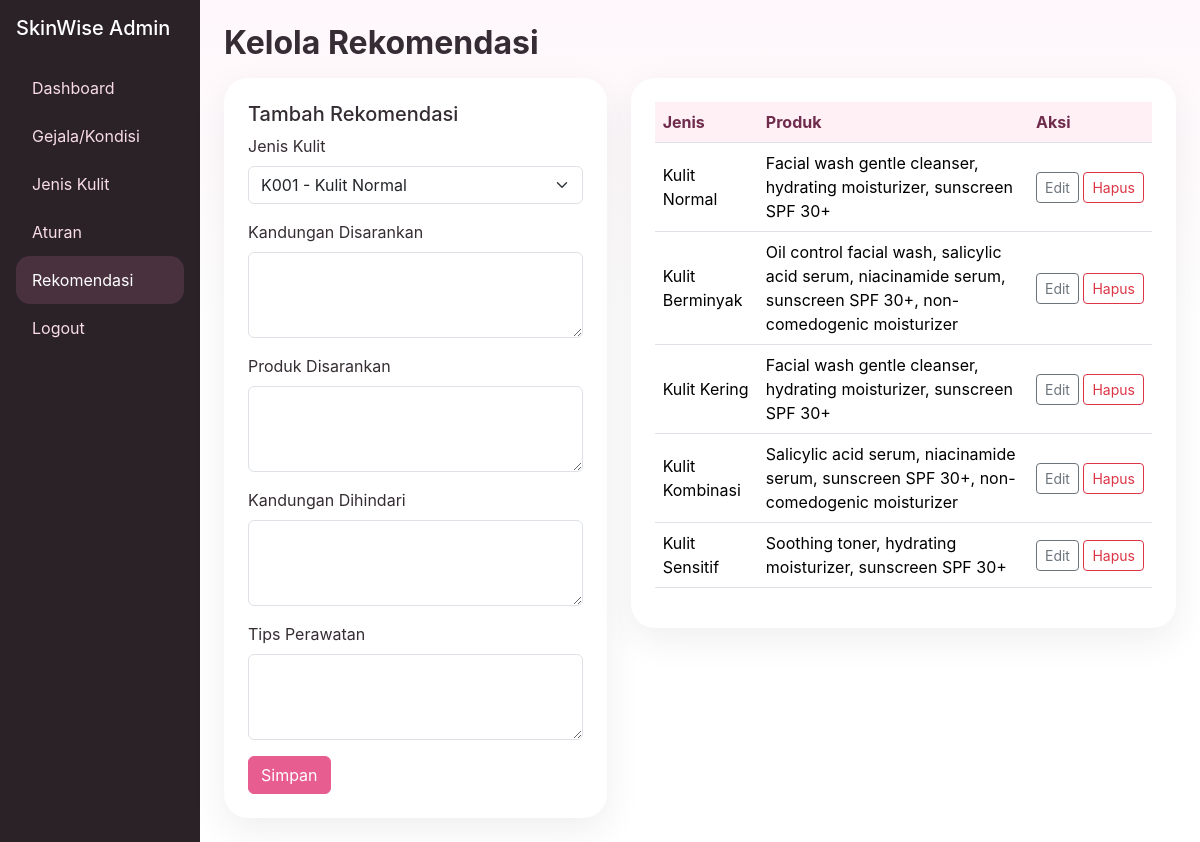
Screenshot of /admin/rekomendasi.php (signed in) with the database file from the repository.
### tables this page shows
CREATE TABLE rekomendasi (
    id_rekomendasi INT AUTO_INCREMENT PRIMARY KEY,
    id_jenis CHAR(5) NOT NULL,
    kandungan_disarankan TEXT,
    produk_disarankan TEXT,
    kandungan_dihindari TEXT,
    tips_perawatan TEXT,
    CONSTRAINT fk_rekomendasi_jenis FOREIGN KEY (id_jenis) REFERENCES jenis_kulit(id_jenis) ON DELETE CASCADE ON UPDATE CASCADE
);

CREATE TABLE jenis_kulit (
    id_jenis CHAR(5) PRIMARY KEY,
    nama_jenis VARCHAR(100) NOT NULL,
    deskripsi TEXT
);

### includes/functions.php (called while the page is built, shortened)
<?php
function e($value) {
    return htmlspecialchars((string)$value, ENT_QUOTES, 'UTF-8');
}
function get_all($pdo, $table, $order = '') {
    $sql = "SELECT * FROM $table" . ($order ? " ORDER BY $order" : '');
    return $pdo->query($sql)->fetchAll();
}
?>

### admin/rekomendasi.php (the view, shortened to what this page needs)
<?php include '_header.php';
$edit=null; $jenis=get_all($pdo,'jenis_kulit','id_jenis ASC');
$data=$pdo->query("SELECT r.*,jk.nama_jenis FROM rekomendasi r JOIN jenis_kulit jk ON jk.id_jenis=r.id_jenis ORDER BY jk.id_jenis")->fetchAll();
?>
<h2 class="fw-bold mb-3">Kelola Rekomendasi</h2><div class="row g-4"><div class="col-lg-5"><div class="feature-card p-4"><h5><?= $edit?'Edit':'Tambah' ?> Rekomendasi</h5><form method="POST"><input type="hidden" name="mode" value="<?= $edit?'edit':'add' ?>"><input type="hidden" name="id_rekomendasi" value="<?= e($edit['id_rekomendasi'] ?? '') ?>"><div class="mb-3"><label class="form-label">Jenis Kulit</label><select class="form-select" name="id_jenis" required><?php foreach($jenis as $j): ?><option value="<?= e($j['id_jenis']) ?>" <?= (($edit['id_jenis'] ?? '')===$j['id_jenis'])?'selected':'' ?>><?= e($j['id_jenis'].' - '.$j['nama_jenis']) ?></option><?php endforeach; ?></select></div><?php foreach(['kandungan_disarankan'=>'Kandungan Disarankan','produk_disarankan'=>'Produk Disarankan','kandungan_dihindari'=>'Kandungan Dihindari','tips_perawatan'=>'Tips Perawatan'] as $name=>$label): ?><div class="mb-3"><label class="form-label"><?= $label ?></label><textarea class="form-control" name="<?= $name ?>" rows="3"><?= e($edit[$name] ?? '') ?></textarea></div><?php endforeach; ?><button class="btn btn-rose">Simpan</button><?php if($edit): ?><a class="btn btn-light" href="rekomendasi.php">Batal</a><?php endif; ?></form></div></div><div class="col-lg-7"><div class="feature-card p-4"><div class="table-responsive"><table class="table align-middle"><thead><tr><th>Jenis</th><th>Produk</th><th>Aksi</th></tr></thead><tbody><?php foreach($data as $r): ?><tr><td><?= e($r['nama_jenis']) ?></td><td><?= e($r['produk_disarankan']) ?></td><td class="action-cell"><a class="btn btn-sm btn-outline-secondary" href="?edit=<?= e($r['id_rekomendasi']) ?>">Edit</a> <a class="btn btn-sm btn-outline-danger confirm-delete" href="?delete=<?= e($r['id_rekomendasi']) ?>">Hapus</a></td></tr><?php endforeach; ?></tbody></table></div></div></div></div>
<?php include '_footer.php'; ?>

### assets/css/style.css (style rules this page uses)
:root { --rose:#e85d8f;--rose-dark:#c63f72;--cream:#fff7f1;--ink:#352d33;--muted:#7a6f77;--sage:#dcebdd }
body { font-family:Inter,system-ui,-apple-system,Segoe UI,sans-serif;background:linear-gradient(180deg,#fff7fb 0%,#fff 38%);color:var(--ink) }
.btn-rose { background:var(--rose);border-color:var(--rose);color:#fff }
.feature-card,.question-card,.result-card { border:0;border-radius:24px;box-shadow:0 12px 35px rgba(51,45,51,.08);background:#fff }
.table thead th { background:#fff0f6;color:#6f2c4c }
.action-cell { white-space:nowrap }

### rows the page displays
rekomendasi: id_jenis.nama_jenis "Kulit Normal", produk_disarankan "Facial wash gentle cleanser, hydrating moisturizer, sunscreen SPF 30+"
rekomendasi: id_jenis.nama_jenis "Kulit Berminyak", produk_disarankan "Oil control facial wash, salicylic acid serum, niacinamide serum, sunscreen SPF 30+, non-comedogenic moisturizer"
rekomendasi: id_jenis.nama_jenis "Kulit Kering", produk_disarankan "Facial wash gentle cleanser, hydrating moisturizer, sunscreen SPF 30+"
rekomendasi: id_jenis.nama_jenis "Kulit Kombinasi", produk_disarankan "Salicylic acid serum, niacinamide serum, sunscreen SPF 30+, non-comedogenic moisturizer"
rekomendasi: id_jenis.nama_jenis "Kulit Sensitif", produk_disarankan "Soothing toner, hydrating moisturizer, sunscreen SPF 30+"

### other values shown
$label "Kandungan Disarankan"
$label "Produk Disarankan"
$label "Kandungan Dihindari"
$label "Tips Perawatan"
form field id_jenis "K001 - Kulit Normal"
